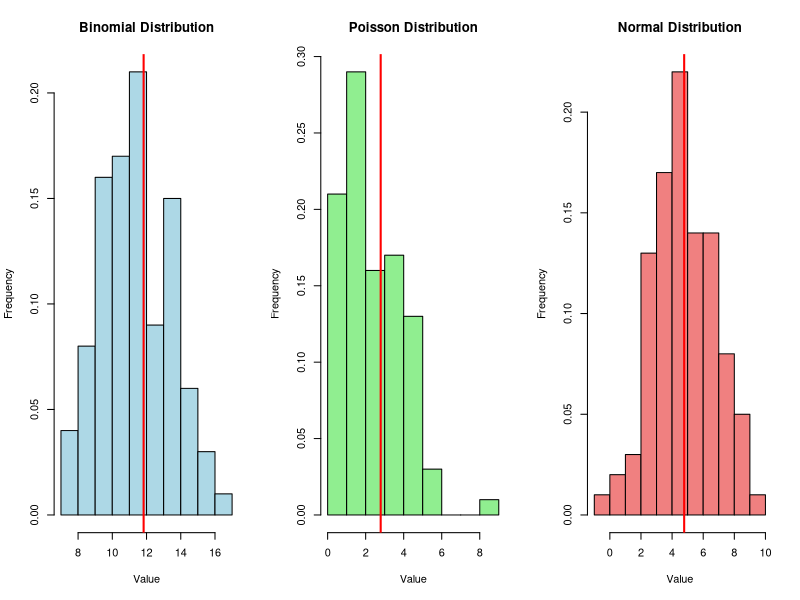

Reproduce this figure in R.
# Lab 10: Derive MLEs for Binomial, Poisson, and Normal Distributions

# Binomial MLE
n_binom <- 20          # Number of trials
p_true <- 0.6          # True success probability
data_binom <- rbinom(100, size = n_binom, prob = p_true)  # Generate 100 Binomial observations
p_mle <- mean(data_binom) / n_binom  # MLE of p = sample mean / n

# Poisson MLE
lambda_true <- 3       # True Poisson parameter
data_pois <- rpois(100, lambda = lambda_true)  # Generate 100 Poisson observations
lambda_mle <- mean(data_pois)  # MLE of lambda = sample mean

# Normal MLE
mu_true <- 5           # True population mean
sigma_true <- 2        # True population standard deviation
data_norm <- rnorm(100, mean = mu_true, sd = sigma_true)  # Generate 100 Normal observations
mu_mle <- mean(data_norm)  # MLE of mu = sample mean
sigma_mle <- sqrt(mean((data_norm - mu_mle)^2))  # MLE of sigma using denominator n

# Output
print(paste("Binomial MLE for p:", p_mle))  # Display estimated p
print(paste("Poisson MLE for lambda:", lambda_mle))  # Display estimated lambda
print(paste("Normal MLE for mu:", mu_mle))  # Display estimated mu
print(paste("Normal MLE for sigma:", sigma_mle))  # Display estimated sigma

# Graphical Output
par(mfrow = c(1, 3))  # Display three plots side by side

# Binomial Histogram
hist(data_binom,
     breaks = 10,                    # Number of histogram intervals
     col = "lightblue",              # Histogram color
     main = "Binomial Distribution", # Graph title
     xlab = "Value",                 # X-axis label
     ylab = "Frequency",             # Y-axis label
     probability = TRUE)             # Show probability scale

abline(v = mean(data_binom), col = "red", lwd = 2)  # Add MLE line


# Poisson Histogram
hist(data_pois,
     breaks = 10,                   # Number of histogram intervals
     col = "lightgreen",             # Histogram color
     main = "Poisson Distribution",  # Graph title
     xlab = "Value",                # X-axis label
     ylab = "Frequency",             # Y-axis label
     probability = TRUE)             # Show probability scale

abline(v = lambda_mle, col = "red", lwd = 2)  # Add MLE line


# Normal Histogram
hist(data_norm,
     breaks = 10,                  # Number of histogram intervals
     col = "lightcoral",            # Histogram color
     main = "Normal Distribution",  # Graph title
     xlab = "Value",                # X-axis label
     ylab = "Frequency",             # Y-axis label
     probability = TRUE)             # Show probability scale

abline(v = mu_mle, col = "red", lwd = 2)  # Add MLE line
